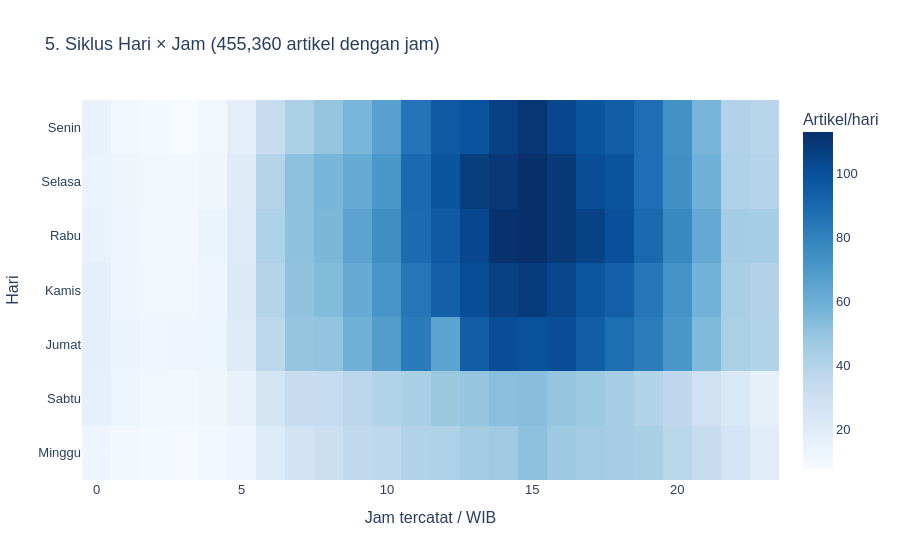

Notebook code for this chart:
### Markdown cell above
### Visualisasi 5: Siklus Mingguan dan Jam Publikasi

Warna menunjukkan artikel per kejadian hari kalender agar 53 Minggu tidak
dibandingkan mentah dengan 52 Senin. Hover juga menampilkan jumlah artikel asli.
Hanya timestamp dengan jam eksplisit dipakai. Offset dikonversi ke WIB pada
cleaning; timestamp tanpa offset diasumsikan WIB, belum dikonfirmasi ke penyedia.

### Code cell
weekday = connection.execute("""
    SELECT weekday, SUM(artikel) AS artikel, COUNT(*) AS hari_kalender,
           COUNT(*) FILTER (WHERE ada_artikel) AS hari_teramati,
           AVG(artikel) AS rata_per_hari
    FROM daily_counts GROUP BY weekday ORDER BY weekday
""").df()
weekday['hari'] = [DAY_NAMES[int(day) - 1] for day in weekday['weekday']]
weekday.to_csv(PROJECT_ROOT / 'output/eda_weekday.csv', index=False)
hourly = connection.execute("""
    SELECT weekday, hour AS jam, COUNT(*) AS artikel
    FROM news WHERE has_time AND hour IS NOT NULL
    GROUP BY weekday, hour ORDER BY weekday, hour
""").df()
hourly.to_csv(PROJECT_ROOT / 'output/eda_hourly.csv', index=False)
known_time_rows = int(hourly['artikel'].sum())
heat_counts = pd.DataFrame(0, index=DAY_NAMES, columns=list(range(24)))
for row in hourly.itertuples(index=False):
    heat_counts.loc[DAY_NAMES[int(row.weekday) - 1], int(row.jam)] = int(row.artikel)
day_denominators = weekday.set_index('hari')['hari_kalender'].reindex(DAY_NAMES)
heat_rate = heat_counts.div(day_denominators, axis=0)
assert int(heat_counts.to_numpy().sum()) == known_time_rows
fig5 = px.imshow(heat_rate, labels=dict(x='Jam tercatat / WIB', y='Hari', color='Artikel/hari'),
                 title=f'5. Siklus Hari × Jam ({known_time_rows:,} artikel dengan jam)',
                 aspect='auto', color_continuous_scale='Blues')
fig5.update_traces(customdata=heat_counts.to_numpy(),
                    hovertemplate='%{y}, jam %{x}:00<br>Artikel/hari: %{z:.2f}'
                                  '<br>Total artikel: %{customdata:,}<extra></extra>')
if known_time_rows == 0:
    fig5.add_annotation(text='Jam publikasi tidak tersedia; analisis jam tidak dapat dilakukan.',
                        xref='paper', yref='paper', x=0.5, y=0.5, showarrow=False)
show_and_save(fig5, '05_weekday_hour_heatmap')

### Figure 1 — Plotly figure (JSON) as saved in the notebook; plotly's stock layout.template omitted (floating-point values rounded to 4 significant figures; data arrays with more than 128 entries replaced by an {"elided": "..."} marker saying what was removed)
{"data": [{"coloraxis": "coloraxis", "customdata": {"elided": "7x24 int values"}, "hovertemplate": "%{y}, jam %{x}:00<br>Artikel/hari: %{z:.2f}<br>Total artikel: %{customdata:,}<extra></extra>", "name": "0", "type": "heatmap", "x": [0, 1, 2, 3, 4, 5, 6, 7, 8, 9, 10, 11, 12, 13, 14, 15, 16, 17, 18, 19, 20, 21, 22, 23], "xaxis": "x", "y": ["Senin", "Selasa", "Rabu", "Kamis", "Jumat", "Sabtu", "Minggu"], "yaxis": "y", "z": {"elided": "7x24 float values"}}], "layout": {"coloraxis": {"autocolorscale": false, "colorbar": {"title": {"text": "Artikel/hari"}}, "colorscale": [[0, "rgb(247,251,255)"], [0.125, "rgb(222,235,247)"], [0.25, "rgb(198,219,239)"], [0.375, "rgb(158,202,225)"], [0.5, "rgb(107,174,214)"], [0.625, "rgb(66,146,198)"], [0.75, "rgb(33,113,181)"], [0.875, "rgb(8,81,156)"], [1, "rgb(8,48,107)"]]}, "font": {"family": "Arial", "size": 13}, "hovermode": "closest", "title": {"text": "5. Siklus Hari × Jam (455,360 artikel dengan jam)"}, "xaxis": {"anchor": "y", "domain": [0, 1], "title": {"text": "Jam tercatat / WIB"}}, "yaxis": {"anchor": "x", "autorange": "reversed", "domain": [0, 1], "title": {"text": "Hari"}}}}
